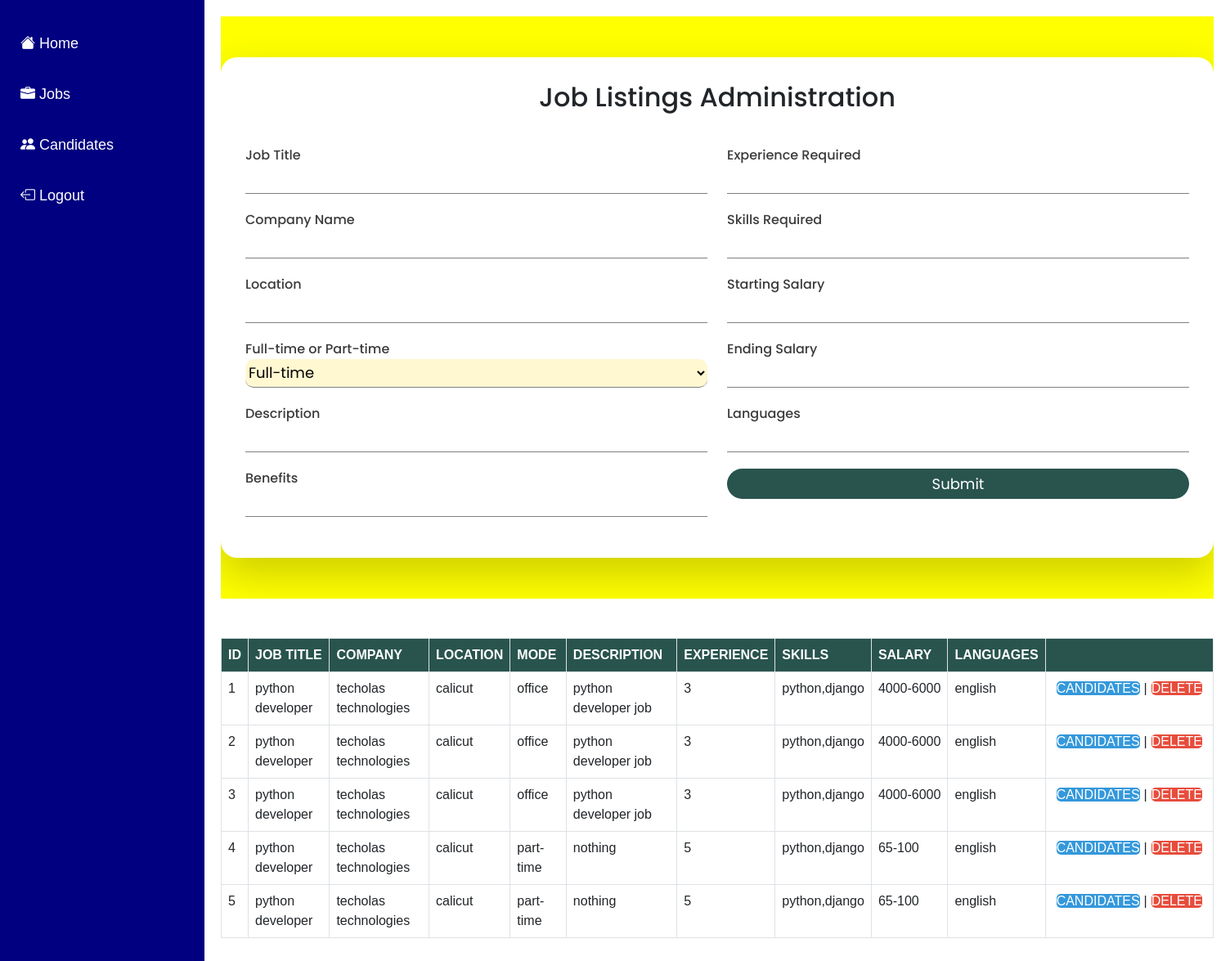
The page /jobs (signed in) on the database as committed earlier.
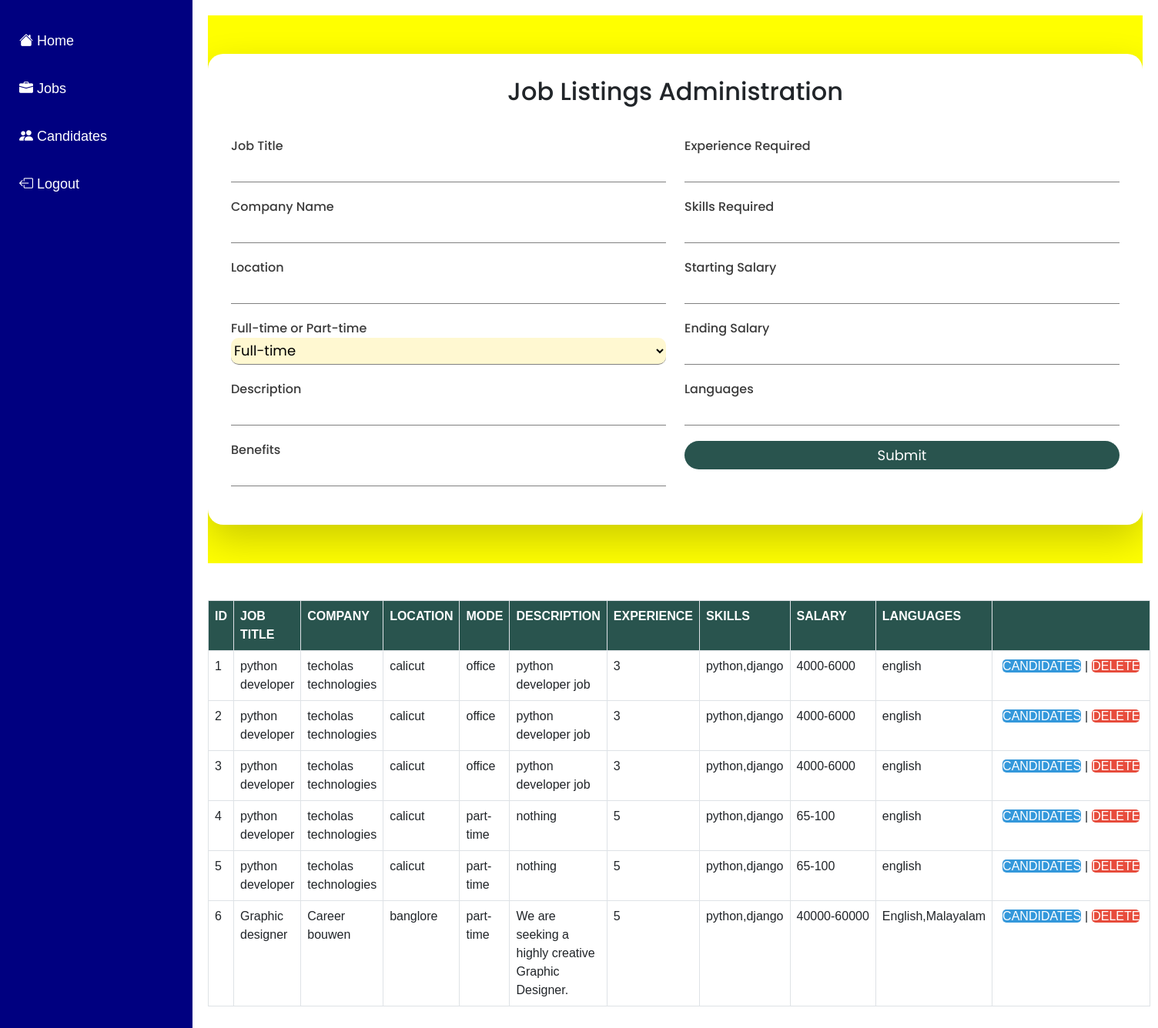
The same page on the database as committed later.
### cb_app/models.py (models this page shows)
class Jobs(models.Model):
    job_title=models.CharField(max_length=255)
    company_name=models.CharField(max_length=255)
    location=models.CharField(max_length=255)
    mode=models.CharField(max_length=255)
    description=models.CharField(max_length=255)
    experience_required=models.IntegerField()
    skills_required=models.CharField(max_length=255)
    starting_salary=models.IntegerField()
    ending_salary=models.IntegerField()
    languages=models.CharField(max_length=255)

### cb_app/views.py (the view)
# urls.py: path('jobs',views.jobs,name='jobs'),
@login_required(login_url='adminlogin')
def jobs(request):
    jobs=Jobs.objects.all()
    if request.method=='POST':
        job_title=request.POST['job_title']
        company_name=request.POST['company_name']
        location=request.POST['location']
        mode=request.POST['mode']
        description=request.POST['description']
        experience_required=request.POST['experience_required']
        skills_required=request.POST['skills_required']
        starting_salary=request.POST['starting_salary']
        ending_salary=request.POST['ending_salary']
        languages=request.POST['languages']
        new_job=Jobs(job_title=job_title,
                     company_name=company_name,
                     location=location,
                     mode=mode,
                     description=description,
                     experience_required=experience_required,
                     skills_required=skills_required,
                     starting_salary=starting_salary,
                     ending_salary=ending_salary,
                     languages=languages,
                     )
        new_job.save()
        return render(request,'admin/job_post.html',{'jobs':jobs})
    else:
        return render(request,'admin/job_post.html',{'jobs':jobs})

### templates/admin/job_post.html (shortened to what this page needs)
{% extends "includes/admin_base.html" %}
{% load static %}
{% block head %}
    <link rel="stylesheet" href="{% static 'css/jobPost.css' %}">
    <link rel="stylesheet" href="https://cdn.jsdelivr.net/npm/bootstrap-icons@1.11.1/font/bootstrap-icons.css">
    <link href="https://unpkg.com/aos@2.3.1/dist/aos.css" rel="stylesheet">
{% endblock head %}
{% block content %}
    <section class="JobPost" style='background-color:yellow;'>
            <form action="{% url 'jobs' %}" data-aos="fade-right" data-aos-delay="300" data-aos-duration='1000' method='POST'>
                <div class="row">
                    <h2>Job Listings Administration</h2>
                    <div class="col-12 col-md-6">
                        <div class="form-group">
                            <label for="">Job Title</label>
                            <input type="text" name="job_title">
                        </div>
                        <div class="form-group">
                            <label for="">Company Name</label>
                            <input type="text" name="company_name">
                        </div>
                        <div class="form-group">
                            <label for="">Location</label>
                            <input type="text" name="location">
                        </div>
                        <div class="form-group">
                            <label for="">Full-time or Part-time</label>
                            <select name="mode" id="">
                                <option value="full-time">Full-time</option>
                            </select>
                        </div>
                        <div class="form-group">
                            <label for="">Description</label>
                            <input type="text" name="description">
                        </div>
                        <div class="form-group">
                            <label for="">Benefits</label>
                            <input type="text" name="benefits">
                        </div>
                    </div>
                    <div class="col-12 col-md-6">
                        <div class="form-group">
                            <label for="">Experience Required</label>
                            <input type="text" name="experience_required">
                        </div>
                        <div class="form-group">
                            <label for="">Skills Required</label>
                            <input type="text" name="skills_required">
                        </div>
                        <div class="form-group">
                            <label for="">Starting Salary</label>
                            <input type="number" name="starting_salary">
                        </div>
                        <div class="form-group">
                            <label for="">Ending Salary</label>
                            <input type="number" name="ending_salary">
                        </div>
                        <div class="form-group">
                            <label for="">Languages</label>
                            <input type="text" name="languages">
                        </div>
                        <button type="submit">Submit</button>
                    </div>
                </div>
            </form>
    </section>
    <br><br>
    <div class="table-responsive-lg ">
        <table class="table table-bordered ">
        <tr class="chg">
            <th>ID</th>
            <th>JOB TITLE</th>
            <th>COMPANY</th>
            <th>LOCATION</th>
            <th>MODE</th>
            <th>DESCRIPTION</th>
            <th>EXPERIENCE</th>
            <th>SKILLS</th>
            <th>SALARY</th>
            <th>LANGUAGES</th>
            <th></th>
        </tr>
        {% for job in jobs %}
        <tr>
            <td>{{job.id}}</td>
            <td>{{job.job_title}}</td>
            <td>{{job.company_name}}</td>
            <td>{{job.location}}</td>
            <td>{{job.mode}}</td>
            <td>{{job.description}}</td>
            <td>{{job.experience_required}}</td>
            <td>{{job.skills_required}}</td>
            <td>{{job.starting_salary}}-{{job.ending_salary}}</td>
            <td>{{job.languages}}</td>
            <td><a id="cand" href="{% url 'filtercandidates' job.id %}">CANDIDATES</a>|<a id="del">DELETE</a></td>
        </tr>
        {% endfor %}
    </table>
</div>
<br><br>
{% endblock content %}

### templates/includes/admin_base.html (shortened to what this page needs)
{% load static %}
<!DOCTYPE html>
<html lang="en">
<head>
  <link href="https://cdn.jsdelivr.net/npm/bootstrap@5.2.1/dist/css/bootstrap.min.css" rel="stylesheet"
>
  <link rel="stylesheet" href="{% static 'css/base.css' %}">
  {% block head %}{% endblock head %}
</head>
<body>
<div id="navbar">
  <a href="{% url 'adminindex' %}"><i class="bi bi-house-fill" style="color:white;"></i>  Home</a>
  <a href="{% url 'jobs' %}"><i class="bi bi-briefcase-fill" style="color:white;"></i>  Jobs</a>
  <a href="{% url 'candidates' %}"><i class="bi bi-people-fill" style="color:white;"></i>  Candidates</a>
  <a href="{% url 'userlogout' %}"><i class="bi bi-box-arrow-left" style="color:white;"></i>  Logout</a>
</div>
<div id="content">
{% block content %}{% endblock %}
</div>
</body>
</html>

### static/css/base.css (style rules this page uses)
html { scroll-behavior: smooth; }
* { margin: 0; padding: 0; box-sizing: border-box; list-style-type: none; }
body { width: 100%; overflow-x: hidden; }

### static/css/jobPost.css (style rules this page uses)
* { margin: 0; padding: 0; box-sizing: border-box; list-style-type: none; }
section.JobPost { height: 100%; padding: 50px 0px; width: 100%; overflow-x: hidden; font-family: 'Poppins', sans-serif; }
section.JobPost form h2 { text-align: center; margin-bottom: 20px; }
section.JobPost form { height: 100%; padding: 30px 30px; border-radius: 20px; background-color: #ffffff; box-shadow: 0px 20px 50px rgba(0,0,0,0.2); }
section.JobPost form .form-group { margin: 20px 0px; }
section.JobPost form label { display: block; font-weight: 500; color: #3b3b3b; }
section.JobPost form input, select { width: 100%; height: 35px; background-color: transparent; outline: 0; border: 0; border-bottom: 1px solid grey; font-size: 18px; }
section.JobPost form select { background-color: #fff8d1; border-radius: 10px; }
section.JobPost form button { width: 100%; padding: 5px; border: 0; border-radius: 20px; background-color: #29544e; transition: 400ms; color: #ffffff; font-size: 18px; }
.chg { background-color:#29544e; }
.chg th { color: #ffffff; }
a { text-decoration: none; border-radius: 5px; cursor: pointer; margin: 5px; }
#cand { background-color: #3498db; color: #ffffff; }
#del { background-color: #e74c3c; color: #ffffff; }
table { border-top:1px solid ; }

Rows that differ between the two databases and show on the page:
added Jobs: id "6", job_title "Graphic designer", company_name "Career bouwen", location "banglore", mode "part-time", description "We are seeking a highly creative Graphic Designer.", experience_required "5", skills_required "python,django", starting_salary "40000", ending_salary "60000", languages "English,Malayalam"
